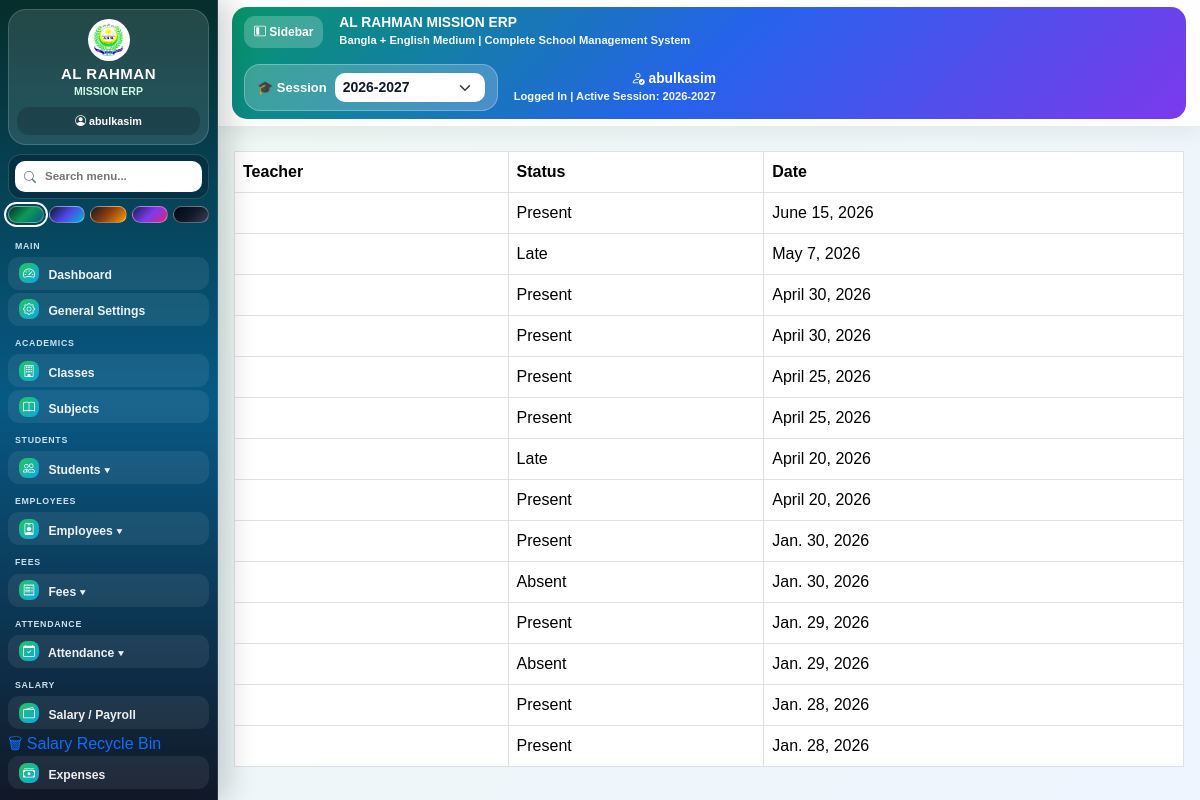
The page /reports/teacher-attendance/ (signed in) on the database its author committed.
### attendance/models.py (models this page shows, shortened)
class TeacherAttendance(models.Model):
    STATUS_CHOICES = [
        ('Present', 'Present'),
        ('Absent', 'Absent'),
        ('Late', 'Late'),
    ]
    SOURCE_CHOICES = [
        ('Manual', 'Manual'),
        ('GPS', 'GPS'),
        ('Biometric', 'Biometric'),
        ('Import', 'Import'),
    ]
    employee = models.ForeignKey(
        Employee,
        on_delete=models.CASCADE
    )
    session = models.ForeignKey(
        AcademicSession,
        on_delete=models.SET_NULL,
        null=True,
        blank=True
    )
    date = models.DateField()
    section = models.CharField(
        max_length=20,
        blank=True,
        null=True
    )
    status = models.CharField(
        max_length=10,
        choices=STATUS_CHOICES,
        default='Present'
    )
    source = models.CharField(
        max_length=30,
        choices=SOURCE_CHOICES,
        default='Manual'
    )
    latitude = models.DecimalField(
        max_digits=10,
        decimal_places=7,
        null=True,
        blank=True
    )
    longitude = models.DecimalField(
        max_digits=10,
        decimal_places=7,
        null=True,
        blank=True
    )
    distance_meters = models.DecimalField(
        max_digits=10,
        decimal_places=2,
        null=True,
        blank=True
    )
    within_range = models.BooleanField(
        default=False
    )
    selfie = models.ImageField(
        upload_to='teacher_attendance_selfies/',
        null=True,
        blank=True
    )
    address = models.TextField(
        null=True,
        blank=True
    )
    device_info = models.CharField(
        max_length=255,
        null=True,
        blank=True
    )
    ip_address = models.GenericIPAddressField(
        null=True,
        blank=True
    )
    remarks = models.CharField(
        max_length=255,
        null=True,
        blank=True
    )
    marked_at = models.DateTimeField(
        auto_now_add=True,
        null=True,
        blank=True
    )
    class Meta:
        unique_together = (
            'employee',
            'session',
            'date'
        )
        ordering = [
            '-date',
            '-marked_at'
        ]

### reports/views.py (the view)
# urls.py: path('teacher-attendance/', views.teacher_attendance_report, name='teacher_attendance_report'),
@login_required
def teacher_attendance_report(request):
    selected_session = get_selected_session(request)
    records = TeacherAttendance.objects.all().order_by('-date')
    records = apply_session_filter(records, selected_session)
    return render(request, 'reports/teacher_attendance.html', {
        'records': records,
        'selected_session': selected_session,
    })

### templates/reports/teacher_attendance.html (shortened to what this page needs)
{% extends 'base.html' %}
{% block content %}
<table class="table table-bordered">
    <tr>
        <th>Teacher</th>
        <th>Status</th>
        <th>Date</th>
    </tr>
    {% for r in records %}
    <tr>
        <td>{{ r.teacher }}</td>
        <td>{{ r.status }}</td>
        <td>{{ r.date }}</td>
    </tr>
    {% empty %}
    <tr><td colspan="3" class="text-center">No record found</td></tr>
    {% endfor %}
</table>
{% endblock %}

### templates/base.html (shortened to what this page needs)
<!DOCTYPE html>
<html lang="bn">
<head>
    {% load static %}
    <link href="https://cdn.jsdelivr.net/npm/bootstrap@5.3.3/dist/css/bootstrap.min.css" rel="stylesheet">
    <link href="https://cdn.jsdelivr.net/npm/bootstrap-icons@1.11.3/font/bootstrap-icons.css" rel="stylesheet">
    <link href="https://cdn.jsdelivr.net/npm/select2@4.1.0-rc.0/dist/css/select2.min.css" rel="stylesheet">
</head>
<body>
{% with emp=request.user.employee %}
<div class="app-layout">
    <div class="sidebar no-print" id="erpSidebar">
        <div class="brand-box">
            <img src="{% static 'images/logo.png' %}" class="brand-logo" alt="Logo">
            <h5 class="brand-title">AL RAHMAN</h5>
            <div class="brand-sub">MISSION ERP</div>
            <div class="user-mini">
                {% if request.user.is_authenticated %}
                    <i class="bi bi-person-circle"></i> {{ request.user.username }}
                {% else %}
                    <i class="bi bi-person-circle"></i> Guest
                {% endif %}
            </div>
        </div>
        <div class="sidebar-tools">
            <div class="sidebar-search-box">
                <i class="bi bi-search sidebar-search-icon"></i>
                <input type="text" id="sidebarSearch" class="sidebar-search" placeholder="Search menu...">
            </div>
            <div class="theme-picker" title="Sidebar Design">
                <button type="button" class="theme-dot theme-green" data-theme="green" title="Green Premium"></button>
                <button type="button" class="theme-dot theme-royal" data-theme="royal" title="Royal Blue"></button>
                <button type="button" class="theme-dot theme-gold" data-theme="gold" title="Gold Dark"></button>
                <button type="button" class="theme-dot theme-purple" data-theme="purple" title="Purple Glass"></button>
                <button type="button" class="theme-dot theme-black" data-theme="black" title="Black Pro"></button>
            </div>
        </div>
        <ul class="nav flex-column" id="sidebarMenuList">
            <div class="menu-title">Main</div>
            <li>
                {% if request.user.is_superuser or request.user.is_staff or emp.is_erp_admin %}
                    <a href="/dashboard/" class="nav-link"><i class="bi bi-speedometer2"></i> Dashboard</a>
                {% else %}
                    <a href="{% url 'teacher_dashboard' %}" class="nav-link"><i class="bi bi-speedometer2"></i> Dashboard</a>
                {% endif %}
            </li>
            {% if request.user.is_superuser or request.user.is_staff or emp.is_erp_admin or emp.can_access_settings %}
                <li><a href="{% url 'general_settings' %}" class="nav-link"><i class="bi bi-gear"></i> General Settings</a></li>
            {% endif %}
            {% if request.user.is_superuser or request.user.is_staff or emp.is_erp_admin or emp.can_access_academics %}
                <div class="menu-title">Academics</div>
                <li><a href="/academics/classes/" class="nav-link"><i class="bi bi-building"></i> Classes</a></li>
                <li><a href="/academics/subjects/" class="nav-link"><i class="bi bi-book"></i> Subjects</a></li>
            {% endif %}
            {% if request.user.is_superuser or request.user.is_staff or emp.is_erp_admin or emp.can_access_students %}
                <div class="menu-title">Students</div>
                <li>
                    <a class="nav-link menu-toggle" href="#studentsMenu"><i class="bi bi-people"></i> Students ▾</a>
                </li>
            {% endif %}
            {% if request.user.is_superuser or request.user.is_staff or emp.is_erp_admin or emp.can_access_teachers %}
                <div class="menu-title">Employees</div>
                <li>
                    <a class="nav-link menu-toggle" href="#employeesMenu"><i class="bi bi-person-badge"></i> Employees ▾</a>
                </li>
            {% endif %}
            {% if request.user.is_superuser or request.user.is_staff or emp.is_erp_admin or emp.can_access_fees %}
                <div class="menu-title">Fees</div>
                <li>
                    <a class="nav-link menu-toggle" href="#feesMenu"><i class="bi bi-receipt"></i> Fees ▾</a>
                </li>
            {% endif %}
            {% if request.user.is_superuser or request.user.is_staff or emp.is_erp_admin or emp.can_access_attendance %}
                <div class="menu-title">Attendance</div>
                <li>
                    <a class="nav-link menu-toggle" href="#attendanceMenu"><i class="bi bi-calendar-check"></i> Attendance ▾</a>
                </li>
            {% endif %}
            {% if request.user.is_superuser or request.user.is_staff or emp.is_erp_admin or emp.can_access_payroll %}
                <div class="menu-title">Salary</div>
                <li><a href="{% url 'payroll_dashboard' %}" class="nav-link"><i class="bi bi-wallet2"></i> Salary / Payroll</a></li>
                <li><a href="/payroll/salary/recycle-bin/">🗑 Salary Recycle Bin</a></li>
            {% endif %}
            {% if request.user.is_superuser or request.user.is_staff or emp.is_erp_admin or emp.can_access_expenses %}
                <li><a href="/expenses/" class="nav-link"><i class="bi bi-cash-stack"></i> Expenses</a></li>
            {% endif %}
        </ul>
    </div>
    <div class="main-area">
        <div class="topbar no-print">
            <div class="topbar-card d-flex justify-content-between align-items-center flex-wrap gap-3">
                <div class="d-flex align-items-center gap-3">
                    <button type="button" class="sidebar-toggle-btn" id="desktopSidebarToggle"><i class="bi bi-layout-sidebar-inset"></i> Sidebar</button>
                    <div>
                        <div class="topbar-title">AL RAHMAN MISSION ERP</div>
                        <div class="topbar-sub">Bangla + English Medium | Complete School Management System</div>
                    </div>
                </div>
                <div class="d-flex align-items-center gap-3 flex-wrap">
                    <form method="GET" action="{% url 'set_global_session' %}"
                          style="background:rgba(255,255,255,.20);border:1px solid rgba(255,255,255,.28);padding:8px 12px;border-radius:16px;">
                        <div class="d-flex align-items-center gap-2">
                            <div style="color:white;font-size:13px;font-weight:900;white-space:nowrap;">🎓 Session</div>
                            <select name="session" onchange="this.form.submit()" class="form-select form-select-sm"
                                    style="min-width:150px;border-radius:10px;border:none;font-weight:900;color:#0f172a;">
                                {% for session in sessions %}
                                    <option value="{{ session }}" {% if session == selected_session %}selected{% endif %}>{{ session }}</option>
                                {% empty %}
                                    <option value="{{ selected_session|default:'2025-2026' }}">{{ selected_session|default:'2025-2026' }}</option>
                                {% endfor %}
                            </select>
                        </div>
                    </form>
                    <div class="text-end">
                        {% if request.user.is_authenticated %}
                            <div class="topbar-title"><i class="bi bi-person-check"></i> {{ request.user.username }}</div>
                            <div class="topbar-sub">Logged In | Active Session: {{ selected_session|default:"2025-2026" }}</div>
                        {% else %}
                            <div class="topbar-title">Guest</div>
                        {% endif %}
                    </div>
                </div>
            </div>
        </div>
        <div class="content-area">
            {% block content %}{% endblock %}
        </div>
    </div>
</div>
{% endwith %}
</body>
</html>

### rows shown on the page
TeacherAttendance: status "Present", date "June 15, 2026"
TeacherAttendance: status "Late", date "May 7, 2026"
TeacherAttendance: status "Present", date "April 30, 2026"
TeacherAttendance: status "Present", date "April 30, 2026"
TeacherAttendance: status "Present", date "April 25, 2026"
TeacherAttendance: status "Present", date "April 25, 2026"
TeacherAttendance: status "Late", date "April 20, 2026"
TeacherAttendance: status "Present", date "April 20, 2026"
TeacherAttendance: status "Present", date "Jan. 30, 2026"
TeacherAttendance: status "Absent", date "Jan. 30, 2026"
TeacherAttendance: status "Present", date "Jan. 29, 2026"
TeacherAttendance: status "Absent", date "Jan. 29, 2026"
TeacherAttendance: status "Present", date "Jan. 28, 2026"
TeacherAttendance: status "Present", date "Jan. 28, 2026"

### other values the page prints
{{ request.user.username }} "abulkasim"
{{ selected_session|default:"2025-2026" }} "2026-2027"
form field session "2026-2027"
